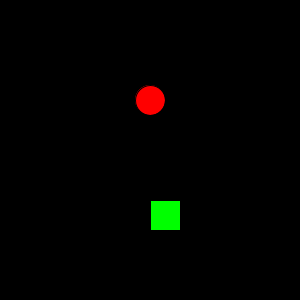
Frame 1 (no input)
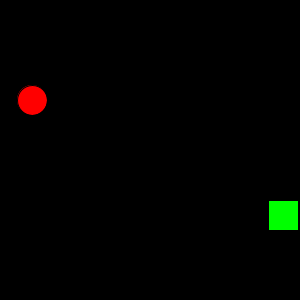
Frame 60 (the mouse pressed at the canvas centre just before this capture)
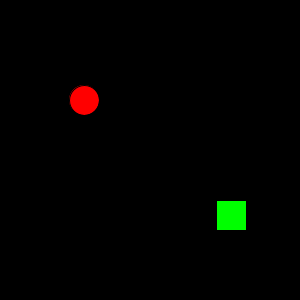
Frame 120 (the mouse held since frame 60 and released just before this capture)

The Processing sketch that drew these frames (run headless with seeded random() and noise(); from frame 60 on, the mouse is pressed at the canvas centre):

// Processing sketch: ex15_03
// ── ex15_03.pde
// 본문 코드: 원과 사각형 좌우 반사 
// 상속 적용 (미완성)

Circle c;
Square s;

void setup() {
  size(300, 300);
  c = new Circle();
  s = new Square();
}

void draw() {
  background(0);
  c.display();
  c.move();
  s.display();
  s.move();
}

// 클래스 코드

class Shape {
  float c, x, y, d, velocity;

  Shape() {
    c = 255;
    x = width/2;
    y = height/2;
    d = 30;
    velocity = 1;
  }

  void move() {
    x += velocity;
    if (x < 0 || x > width) {
      velocity *= -1;
    }
  }
}

class Circle extends Shape {
  Circle() {
    y = 100;
    velocity = -2;
  }

  void display() {
    fill(c, 0, 0);
    ellipse(x, y, d, d);
  }
}

class Square extends Shape {
  Square() {
    y = 200;
    velocity = 2;
  }

  void display() {
    fill(0, c, 0);
    rect(x, y, d, d);
  }
}
